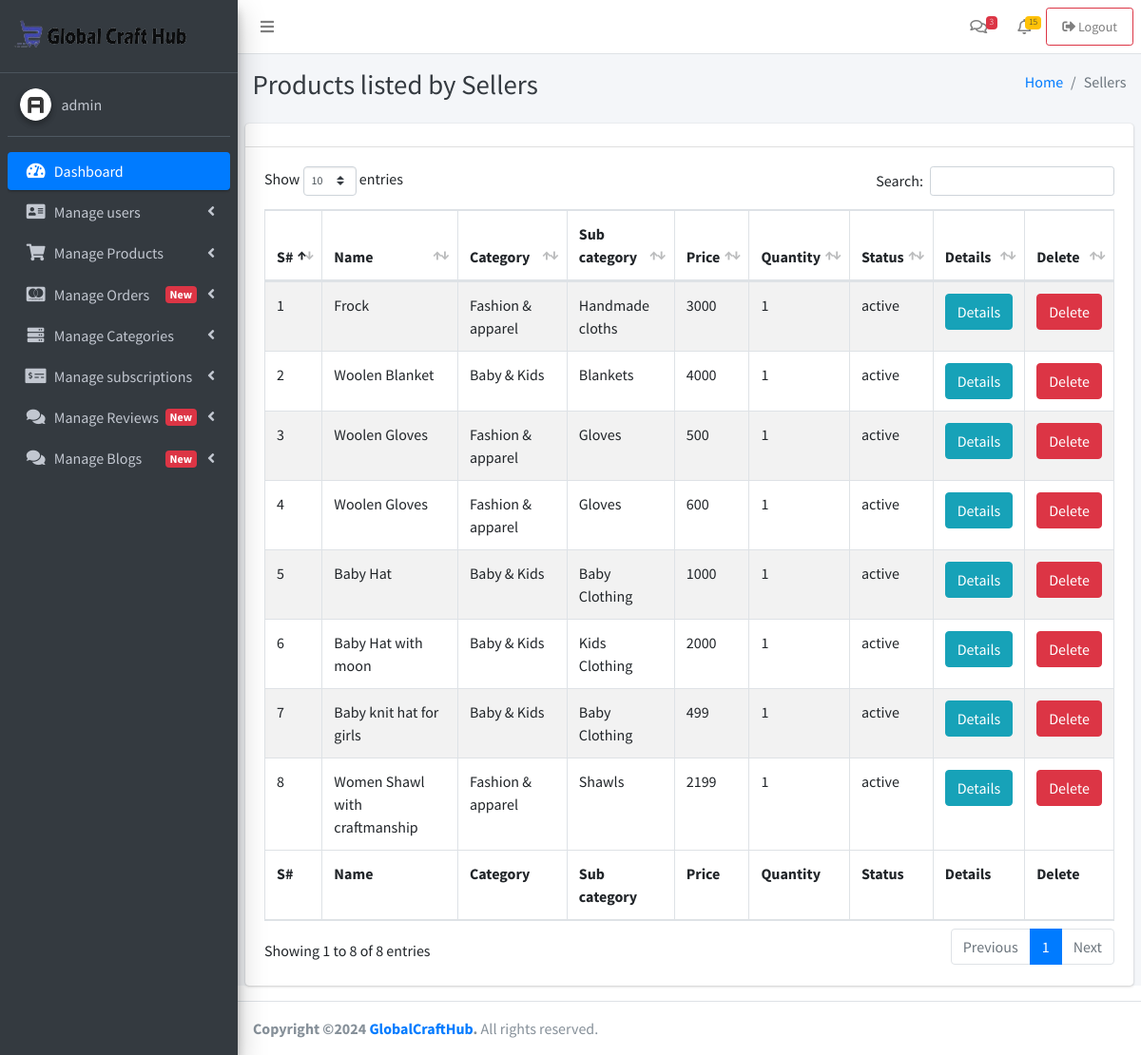
/Admin/Product_list.php (signed in), run on the app's committed database.
### tables this page shows
CREATE TABLE `products` (
  `id` int(11) NOT NULL,
  `name` varchar(255) NOT NULL,
  `seller_id` int(11) NOT NULL,
  `category_id` int(11) NOT NULL,
  `sub_category_id` int(11) NOT NULL,
  `description` text DEFAULT NULL,
  `price` float NOT NULL,
  `quantity` int(11) NOT NULL,
  `image1` varchar(255) DEFAULT NULL,
  `image2` varchar(255) NOT NULL,
  `image3` varchar(255) NOT NULL,
  `created_at` datetime DEFAULT current_timestamp(),
  `updated_at` datetime DEFAULT current_timestamp() ON UPDATE current_timestamp(),
  `product_status` enum('active','inactive') DEFAULT 'inactive'
);

CREATE TABLE `categories` (
  `id` int(11) NOT NULL,
  `name` varchar(255) NOT NULL,
  `image` varchar(255) NOT NULL,
  `description` text DEFAULT NULL,
  `created_at` datetime DEFAULT current_timestamp(),
  `updated_at` datetime DEFAULT current_timestamp() ON UPDATE current_timestamp()
);

CREATE TABLE `sub_categories` (
  `id` int(11) NOT NULL,
  `name` varchar(255) NOT NULL,
  `parent_category_id` int(11) DEFAULT NULL,
  `description` text DEFAULT NULL,
  `created_at` datetime DEFAULT current_timestamp(),
  `updated_at` datetime DEFAULT current_timestamp() ON UPDATE current_timestamp()
);

### Admin/Product_list.php (the view, shortened to what this page needs)
<?php
include("includes/Session.php");
  $product_query = "
      SELECT
          p.id,
          p.name AS product_name,
          c.name AS category_name,
          sc.name AS subcategory_name,
          p.price,
          p.quantity,
          p.product_status
      FROM
          products p
      JOIN
          categories c ON p.category_id = c.id
      JOIN
          sub_categories sc ON p.sub_category_id = sc.id ";
  $product_result = mysqli_query($con, $product_query);
?>
<!DOCTYPE html>
<html>
<head>
  <?php
  include("includes/links.php");
  ?>
</head>
<body class="hold-transition sidebar-mini layout-fixed">
  <div class="wrapper">
    <?php
    include("includes/header.php");
    ?>
    <?php
    include("includes/sidepanel.php");
    ?>
    <div class="content-wrapper">
      <div class="content-header">
        <div class="container-fluid">
          <div class="row mb-2">
            <div class="col-sm-6">
              <h1 class="m-0 text-dark">Products listed by Sellers</h1>
            </div>
            <div class="col-sm-6">
              <ol class="breadcrumb float-sm-right">
                <li class="breadcrumb-item"><a href="index.php">Home</a></li>
                <li class="breadcrumb-item active">Sellers</li>
              </ol>
            </div>
          </div>
        </div>
      </div>
      <section class="content">
        <div class="card">
          <div class="card-header">
          </div>
          <div class="card-body">
            <table id="example1" class="table table-bordered table-striped">
              <thead>
                <tr>
                  <th>S#</th>
                  <th>Name</th>
                  <th> Category</th>
                  <th> Sub category</th>
                  <th> Price </th>
                  <th> Quantity</th>
                  <th> Status</th>
                  <th> Details</th>
                  <th> Delete</th>
                </tr>
              </thead>
              <tbody>
              <?php
                if ($product_result && mysqli_num_rows($product_result) > 0) {
                  $i = 1;
                    while ($row = mysqli_fetch_assoc($product_result)) {
                        echo "<tr>";
                        echo "<td>" . $i. "</td>";
                        echo "<td>" . $row['product_name'] . "</td>";
                        echo "<td>" . $row['category_name'] . "</td>";
                        echo "<td>" . $row['subcategory_name'] . "</td>";
                        echo "<td>" . $row['price'] . "</td>";
                        echo "<td>" . $row['quantity'] . "</td>";
                        echo "<td>" . $row['product_status'] . "</td>";
                        echo "<td><a href='Product_details.php?product_id=" . $row['id'] . "' class='btn btn-info'>Details</a></td>";
                        echo "<td><a href='Product_of_sellers.php?Did=" . $row['id'] . "' class='btn btn-danger' onclick='return confirm(\"Are you sure you want to delete this seller?\")'>Delete</a></td>";
                        echo "</tr>";
                        $i++;
                    }
                } else {
                    echo "<tr><td colspan='8'>No products found for this seller.</td></tr>";
                }
                ?>
              </tbody>
              <tfoot>
                <tr>
                  <th>S#</th>
                  <th>Name</th>
                  <th> Category</th>
                  <th> Sub category</th>
                  <th> Price </th>
                  <th> Quantity </th>
                  <th> Status</th>
                  <th> Details</th>
                  <th> Delete</th>
                </tr>
              </tfoot>
            </table>
          </div>
        </div>
      </section>
    </div>
    <?php
    include("includes/footer.php");
    ?>
  </div>
</body>
</html>

### Admin/includes/links.php (shortened to what this page needs)
<link rel="stylesheet" href="plugins/fontawesome-free/css/all.min.css">
<link rel="stylesheet" href="https://code.ionicframework.com/ionicons/2.0.1/css/ionicons.min.css">
<link rel="stylesheet" href="plugins/tempusdominus-bootstrap-4/css/tempusdominus-bootstrap-4.min.css">
<link rel="stylesheet" href="plugins/icheck-bootstrap/icheck-bootstrap.min.css">
<link rel="stylesheet" href="plugins/jqvmap/jqvmap.min.css">
<link rel="stylesheet" href="dist/css/adminlte.min.css">
<link rel="stylesheet" href="plugins/overlayScrollbars/css/OverlayScrollbars.min.css">
<link rel="stylesheet" href="plugins/daterangepicker/daterangepicker.css">
<link rel="stylesheet" href="plugins/summernote/summernote-bs4.css">
 <link rel="stylesheet" href="plugins/datatables-bs4/css/dataTables.bootstrap4.min.css">
<link rel="stylesheet" href="plugins/datatables-responsive/css/responsive.bootstrap4.min.css">

### Admin/includes/header.php (shortened to what this page needs)
<nav class="main-header navbar navbar-expand navbar-white navbar-light">
    <ul class="navbar-nav">
      <li class="nav-item">
        <a class="nav-link" data-widget="pushmenu" href="#" role="button"><i class="fas fa-bars"></i></a>
      </li>
    </ul>
    <ul class="navbar-nav ml-auto">
      <li class="nav-item dropdown">
        <a class="nav-link" data-toggle="dropdown" href="#">
          <i class="far fa-comments"></i>
          <span class="badge badge-danger navbar-badge">3</span>
        </a>
      </li>
      <li class="nav-item dropdown">
        <a class="nav-link" data-toggle="dropdown" href="#">
          <span class="badge badge-warning navbar-badge">15</span>
        </a>
      </li>
      <li class="nav-item">
        <form action="" method="post">
        <button class="nav-link btn btn-block btn-outline-danger btn-sm"  name="btnlogOut">
          <i class="fas fa-sign-out-alt"></i>
          Logout
        </button>
        </form>
      </li>
    </ul>
  </nav>

### Admin/includes/sidepanel.php (shortened to what this page needs)
<aside class="main-sidebar sidebar-dark-primary elevation-4">
  <a href="index.php" class="brand-link">
    <img src="dist/img/GCH_logo_2_br.png" alt="AdminLTE Logo" class=" " style="opacity: .8">
  </a>
  <div class="sidebar">
    <div class="user-panel mt-3 pb-3 mb-3 d-flex">
      <div class="image">
        <img src="dist/img/AdminLTElogo.png" class="img-circle elevation-2" alt="User Image">
      </div>
      <div class="info">
        <a href="#" class="d-block"><?php  echo $_SESSION['username']; ?></a>
      </div>
    </div>
    <nav class="mt-2">
      <ul class="nav nav-pills nav-sidebar flex-column" data-widget="treeview" role="menu" data-accordion="false">
        <li class="nav-item has-treeview menu-open">
          <a href="index.php" class="nav-link active">
            <i class="nav-icon fas fa-tachometer-alt"></i>
            <p>
              Dashboard
            </p>
          </a>
        </li>
        <li class="nav-item has-treeview">
          <a href="#" class="nav-link">
            <i class="nav-icon fas fa-address-card"></i>
            <p>
              Manage users
              <i class="right fas fa-angle-left"></i>
            </p>
          </a>
        </li>
        <li class="nav-item has-treeview">
          <a href="#" class="nav-link">
            <i class="nav-icon fa fa-shopping-cart"></i>
            <p>
              Manage Products
              <i class="right fas fa-angle-left"></i>
            </p>
          </a>
        </li>
        <li class="nav-item has-treeview">
          <a href="#" class="nav-link">
            <i class="nav-icon fab fa-cc-mastercard"></i>
            <p>
              Manage Orders
              <i class="fas fa-angle-left right"></i>
              <span class="right badge badge-danger">New</span>
            </p>
          </a>
        </li>
        <li class="nav-item has-treeview">
          <a href="#" class="nav-link">
            <i class="nav-icon 	fa fa-server"></i>
            <p>
              Manage Categories
              <i class="fas fa-angle-left right"></i>
            </p>
          </a>
        </li>
        <li class="nav-item has-treeview">
          <a href="#" class="nav-link">
            <i class="nav-icon fas fa-money-check-alt"></i>
            <p>
              Manage subscriptions
              <i class="fas fa-angle-left right"></i>
            </p>
          </a>
        </li>
        <li class="nav-item has-treeview">
          <a href="#" class="nav-link">
            <i class="nav-icon fas fa-comments"></i>
            <p>
              Manage Reviews
              <i class="fas fa-angle-left right"></i>
              <span class="right badge badge-danger">New</span>
            </p>
          </a>
        </li>
            <li class="nav-item has-treeview">
          <a href="#" class="nav-link">
            <i class="nav-icon fas fa-comments"></i>
            <p>
              Manage Blogs
              <i class="fas fa-angle-left right"></i>
              <span class="right badge badge-danger">New</span>
            </p>
          </a>
        </li>
      </ul>
    </nav>
  </div>
</aside>

### Admin/includes/footer.php
<footer class="main-footer">
    <strong>Copyright &copy;<script>document.write(new Date().getFullYear());</script> <a href="../../../GlobalCraftHub/Buyersite/index.php">GlobalCraftHub</a>.</strong>
    All rights reserved.
  </footer>

### data on the page
products: name "Frock", category.name "Fashion & apparel", sub_category.name "Handmade cloths", price "3000", quantity "1", product_status "active"
products: name "Woolen Blanket", category.name "Baby & Kids", sub_category.name "Blankets", price "4000", quantity "1", product_status "active"
products: name "Woolen Gloves", category.name "Fashion & apparel", sub_category.name "Gloves", price "500", quantity "1", product_status "active"
products: name "Woolen Gloves", category.name "Fashion & apparel", sub_category.name "Gloves", price "600", quantity "1", product_status "active"
products: name "Baby Hat", category.name "Baby & Kids", sub_category.name "Baby Clothing", price "1000", quantity "1", product_status "active"
products: name "Baby Hat with moon", category.name "Baby & Kids", sub_category.name "Kids Clothing", price "2000", quantity "1", product_status "active"
products: name "Baby knit hat for girls", category.name "Baby & Kids", sub_category.name "Baby Clothing", price "499", quantity "1", product_status "active"
products: name "Women Shawl with craftmanship", category.name "Fashion & apparel", sub_category.name "Shawls", price "2199", quantity "1", product_status "active"

### other printed values
$_SESSION['username'] "admin"
